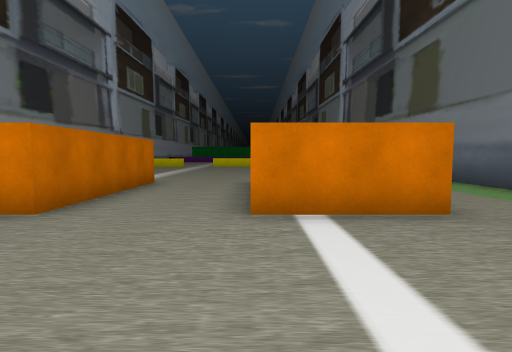
[1] (above)

16 first-person views from a walk through a scene from a Unity 3-D project. The camera is 1.5 m above the floor, tilts 4° down and sees 80° across. The floor is counted in squares, 2 m on a side. Each view is taken from the middle of a square. On the plan, view 1 faces up. The plan holds only what a view shows up to about 10 squares ahead; the rest is blank. The place goes on beyond the plan. The player character is not drawn.

[2]
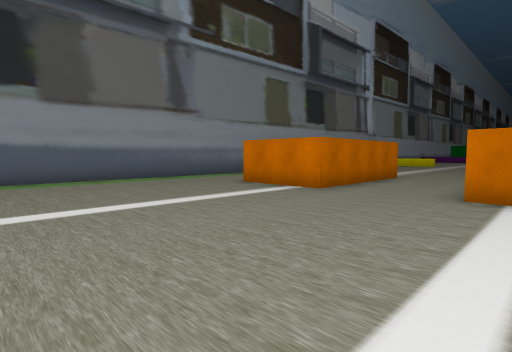

[3]
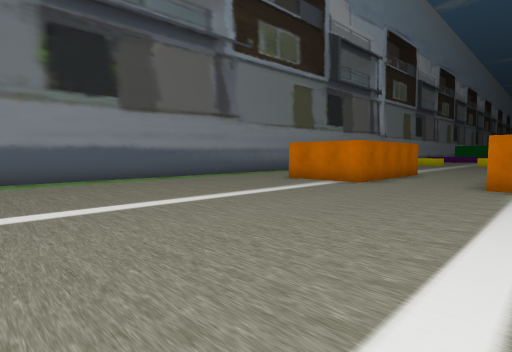

[4]
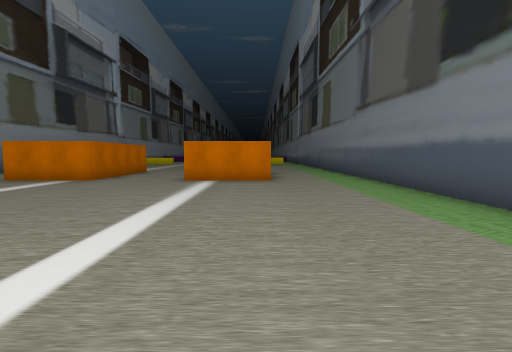

[5]
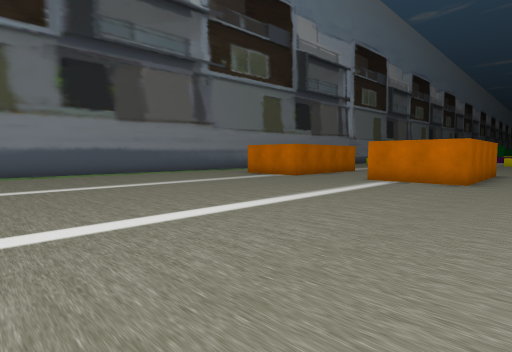

[6]
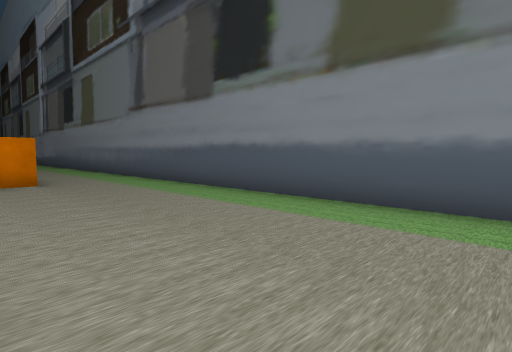

[7]
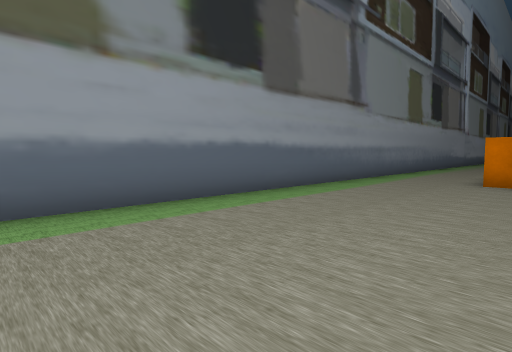

[8]
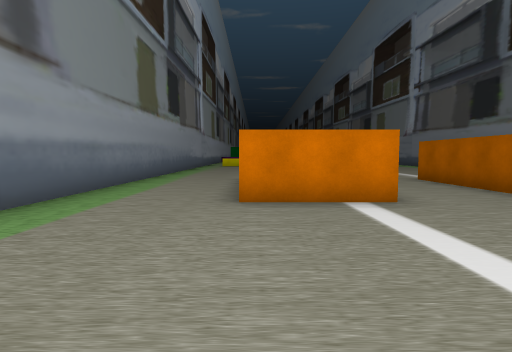

[9]
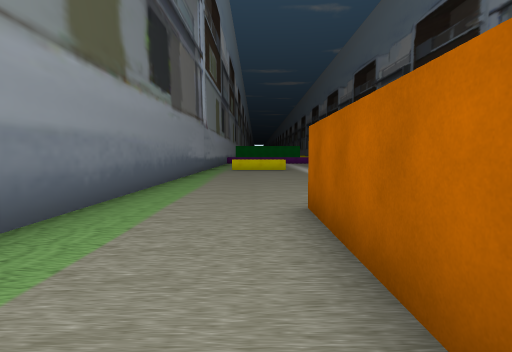

[10]
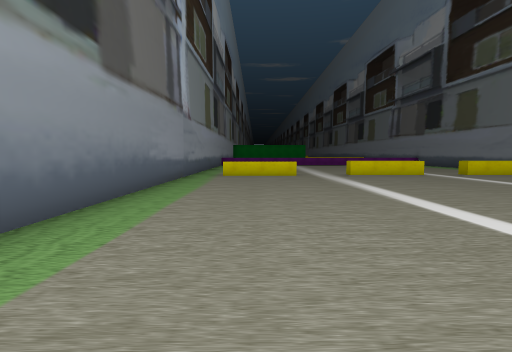

[11]
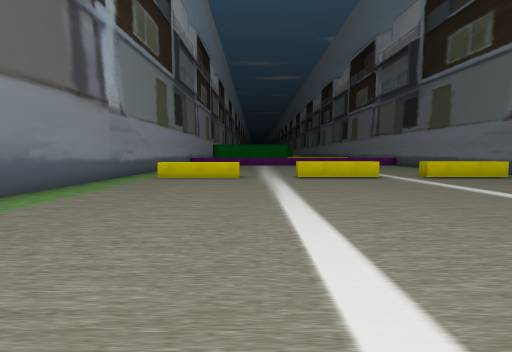

[12]
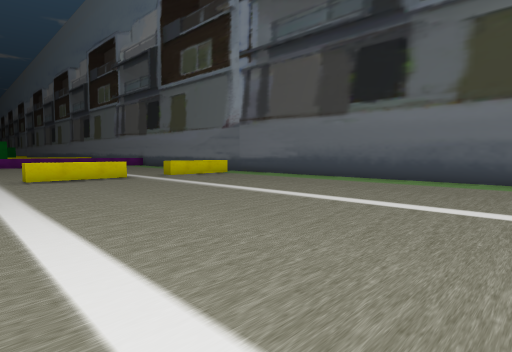

[13]
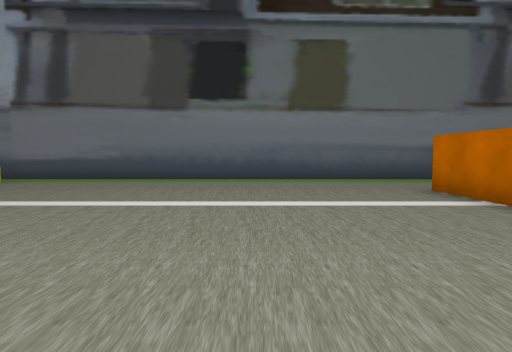

[14]
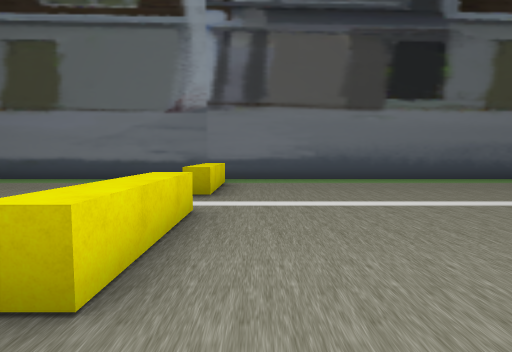

[15]
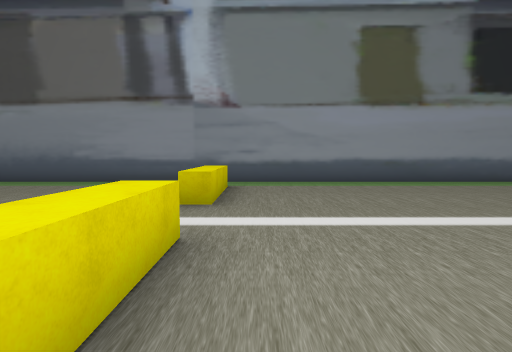

[16]
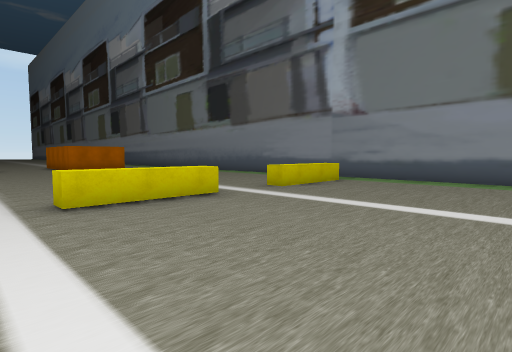

### Floor plan
Points are (right, up) in squares from view 1. A wall is a line through its corners. A room is listed if a view was taken in it or the views show most of it. See-through windows are left out.
Room 1 (views 1, 2, 3, 4, 5, 6, 7, 8)
walls: (-2.8, 3.8) (-5.4, 3.8); (2.4, 3.8) (-0.1, 3.8); (5.4, -4.6) (5.4, 2.6); (-8.4, 2.6) (-8.4, -4.6)
ways out: opening at (-7, 3.3) to room 2; opening at (-1.5, 3.5) to room 2; opening at (4, 3.3) to room 2
Room 2 (views 9, 10, 11, 12, 13, 14, 15, 16)
walls: (-2.8, 8.4) (-2.8, 3.8); (0.4, 8.3) (2.5, 8.3); (2.4, 7.6) (2.4, 3.8); (-0.1, 4.8) (-0.1, 8.4); (-5.3, 4.8) (-5.3, 8.4); (-8.4, 24.5) (-8.4, 2.6); (5.4, 2.6) (5.4, 24.5)
low walls: (-2.6, 18.8) (-2.6, 19.3) (0, 19.3) (0, 18.8) (-2.6, 18.8); (-7.2, 19.3) (-4.6, 19.3) (-4.6, 18.8) (-7.2, 18.8); (4.2, 18.8) (1.5, 18.8) (1.5, 19.4)
ways out: opening at (-7, 3.3) to room 1; opening at (-1.5, 3.5) to room 1; opening at (4, 3.3) to room 1

Positions as (right, up) in squares from view 1, and headings:
1: (0, 0), facing up
2: (1, -2), facing up-left
3: (1, -4), facing up-left
4: (2, -5), facing up
5: (4, -5), facing up-left
6: (1, -5), facing up-right
7: (-4, -5), facing up-left
8: (-5, -1), facing up
9: (-6, 4), facing up
10: (-6, 8), facing up
11: (-4, 9), facing up
12: (-4, 9), facing up-right
13: (-4, 12), facing right
14: (-4, 18), facing right
15: (0, 20), facing left
16: (1, 24), facing down-left
